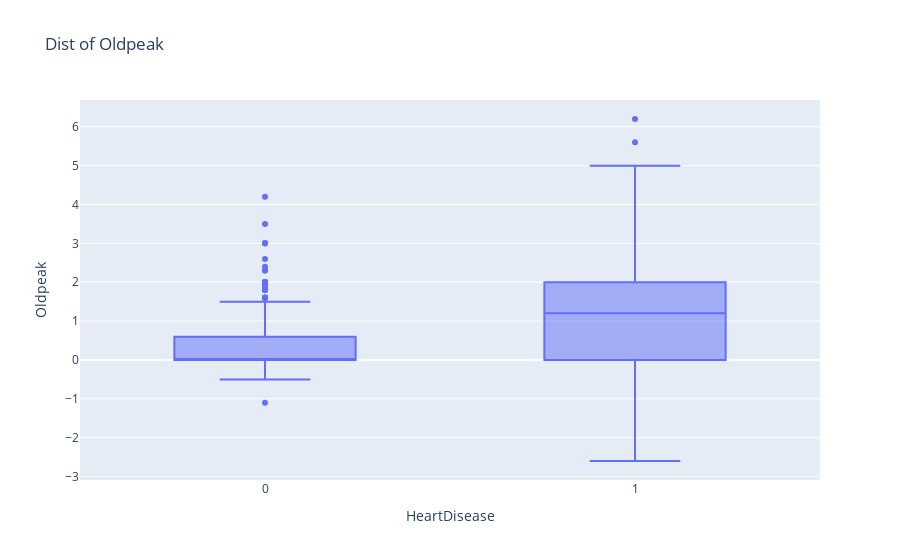

The notebook cell saved with this chart:
### Code cell
px.box(df,x='HeartDisease',y='Oldpeak',title='Dist of Oldpeak')

### Figure 1 — Plotly figure (JSON) as saved in the notebook; plotly's stock layout.template omitted (floating-point values rounded to 4 significant figures; data arrays with more than 128 entries replaced by an {"elided": "..."} marker saying what was removed)
{"data": [{"alignmentgroup": "True", "hovertemplate": "HeartDisease=%{x}<br>Oldpeak=%{y}<extra></extra>", "legendgroup": "", "marker": {"color": "#636efa"}, "name": "", "notched": false, "offsetgroup": "", "orientation": "v", "showlegend": false, "type": "box", "x": {"elided": "918 int values"}, "x0": " ", "xaxis": "x", "y": {"elided": "918 float values"}, "y0": " ", "yaxis": "y"}], "layout": {"boxmode": "group", "legend": {"tracegroupgap": 0}, "title": {"text": "Dist of Oldpeak"}, "xaxis": {"anchor": "y", "domain": [0, 1], "title": {"text": "HeartDisease"}}, "yaxis": {"anchor": "x", "domain": [0, 1], "title": {"text": "Oldpeak"}}}}
